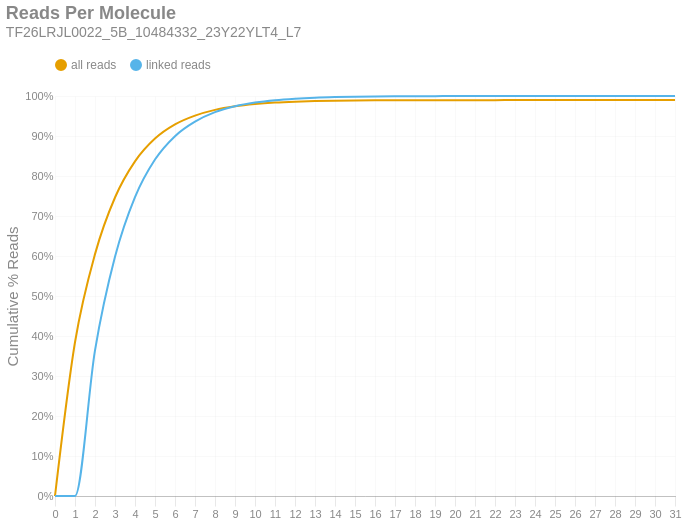

Here is the notebook cell this chart was saved with:
### Markdown cell above
### Reads per Molecule
This chart shows the cumulative distribution of the number of reads per linked molecule. That is, how many alignments are associated with a unique molecule. This excludes the number of reads associated with invalid or absent linked-read barcodes. The `linked` histogram is the percentages recalculated when disregarding singletons.

### Code cell
if SKIPLR:
    print_html(f"Skipped")
else:
    counts = np.bincount(valids['reads'].cast(pl.Int64).to_numpy())
    weighted = counts * np.arange(len(counts))
    all_perc = weighted / n_reads
    linked_perc = weighted / n_linked_reads
    linked_perc[1] = 0
    binned_df = pl.DataFrame({
        'readsper': list(range(len(counts))),
        'all reads (cumsum)': np.cumsum(all_perc).tolist(),
        'linked reads (cumsum)': np.cumsum(linked_perc).tolist(),
    })

    with SafeRender(binned_df):
        (
            density_plot(binned_df, 'Reads Per Molecule', samplename, 'readspmol')
            .encode(
                x=alt.X('readsper:O', title=None).axis(labelAngle=0).scale(padding=0),
                y=alt.Y('value:Q', title='Cumulative % Reads').axis(format='%').stack(False),
                color=alt.Color("key:N").scale(domain=["all reads", "linked reads"]),
                tooltip=[
                    alt.Tooltip("key:N", title="Data Type"),
                    alt.Tooltip("readsper:O", title="Reads Per Molecule"),
                    alt.Tooltip("value:Q", format=".2%", title="% Reads (Cum.)")
                ]            
            )
        ).display()

### Figure 1 — Vega-Lite specification as saved in the notebook (floating-point values rounded to 4 significant figures)
{"width": "container", "height": 400, "config": {"title": {"anchor": "start", "dy": -15, "fontSize": 18, "color": "#888888", "subtitleColor": "#888888", "subtitleFontSize": 14}, "arc": {"fill": "#0072B2"}, "axis": {"domainColor": "#888888", "domainWidth": 0.5, "gridWidth": 0.2, "grid": false, "titleFontWeight": 400, "titleFontSize": 15, "labelFontSize": 11, "labelColor": "#888888", "tickColor": "#888888", "tickWidth": 0.2, "titleColor": "#888888"}, "axisBand": {"grid": false}, "axisX": {"grid": true, "tickSize": 10, "domainCap": "round"}, "axisY": {"domain": false, "grid": true, "tickSize": 0, "domainCap": "round"}, "background": "transparent", "header": {"labelFontSize": 15, "labelColor": "#888888", "titleFontSize": 15, "titleFontWeight": 600, "titleColor": "#888888"}, "legend": {"labelFont": "sans-serif", "labelFontSize": 12, "labelColor": "#888888", "symbolSize": 100, "symbolType": "circle", "titleFontSize": 12, "titlePadding": 10, "titleColor": "#888888", "title": null, "orient": "top"}, "range": {"category": ["#E69F00", "#56B4E9", "#009E73", "#F0E442", "#0072B2", "#D55E00", "#CC79A7", "#000000"], "diverging": ["#cfe8f3", "#a2d4ec", "#73bfe2", "#46abdb", "#1696d2", "#12719e"]}, "area": {"fill": "#0072B2", "fillOpacity": 0.7, "line": true, "strokeOpacity": 0.7}, "line": {"color": "#0072B2", "stroke": "#0072B2", "strokeWidth": 2}, "trail": {"color": "#0072B2", "stroke": "#0072B2", "strokeWidth": 0, "size": 1}, "point": {"filled": true, "fillOpacity": 1.0, "size": 95}, "text": {"color": "#888888", "fontSize": 11, "align": "right", "fontWeight": 400, "size": 11}, "bar": {"fill": "#0072B2", "stroke": null}, "view": {"stroke": null, "continuousWidth": 660, "continuousHeight": 400}}, "data": {"name": "data-6a09ee58f7f1e70aa7bde92f554043b4"}, "mark": {"type": "line", "interpolate": "monotone", "point": {"opacity": 0, "size": 275}}, "encoding": {"color": {"field": "key", "scale": {"domain": ["all reads", "linked reads"]}, "type": "nominal"}, "tooltip": [{"field": "key", "title": "Data Type", "type": "nominal"}, {"field": "readsper", "title": "Reads Per Molecule", "type": "ordinal"}, {"field": "value", "format": ".2%", "title": "% Reads (Cum.)", "type": "quantitative"}], "x": {"axis": {"labelAngle": 0}, "field": "readsper", "scale": {"padding": 0}, "title": null, "type": "ordinal"}, "y": {"axis": {"format": "%"}, "field": "value", "stack": false, "title": "Cumulative % Reads", "type": "quantitative"}}, "params": [{"name": "param_c36ac31b6afebe62", "select": {"type": "point", "fields": ["key"]}, "bind": "legend"}], "title": {"text": "Reads Per Molecule", "subtitle": "TF26LRJL0022_5B_10484332_23Y22YLT4_L7"}, "transform": [{"fold": ["all reads (cumsum)", "linked reads (cumsum)"]}, {"calculate": "replace(datum.key, ' (cumsum)', '')", "as": "key"}, {"filter": {"param": "param_c36ac31b6afebe62"}}], "usermeta": {"embedOptions": {"downloadFileName": "TF26LRJL0022_5B_10484332_23Y22YLT4_L7.readspmol"}}, "$schema": "https://vega.github.io/schema/vega-lite/v6.4.1.json", "datasets": {"data-6a09ee58f7f1e70aa7bde92f554043b4": [{"readsper": 0, "all reads (cumsum)": 0.0, "linked reads (cumsum)": 0.0}, {"readsper": 1, "all reads (cumsum)": 0.3844, "linked reads (cumsum)": 0.0}, {"readsper": 2, "all reads (cumsum)": 0.6047, "linked reads (cumsum)": 0.364}, {"readsper": 3, "all reads (cumsum)": 0.7463, "linked reads (cumsum)": 0.5978}, {"readsper": 4, "all reads (cumsum)": 0.8366, "linked reads (cumsum)": 0.747}, {"readsper": 5, "all reads (cumsum)": 0.8935, "linked reads (cumsum)": 0.8411}, {"readsper": 6, "all reads (cumsum)": 0.9289, "linked reads (cumsum)": 0.8996}, {"readsper": 7, "all reads (cumsum)": 0.9509, "linked reads (cumsum)": 0.9358}, {"readsper": 8, "all reads (cumsum)": 0.9653, "linked reads (cumsum)": 0.9596}, {"readsper": 9, "all reads (cumsum)": 0.9741, "linked reads (cumsum)": 0.9742}, {"readsper": 10, "all reads (cumsum)": 0.9798, "linked reads (cumsum)": 0.9836}, {"readsper": 11, "all reads (cumsum)": 0.9834, "linked reads (cumsum)": 0.9896}, {"readsper": 12, "all reads (cumsum)": 0.9857, "linked reads (cumsum)": 0.9934}, {"readsper": 13, "all reads (cumsum)": 0.9872, "linked reads (cumsum)": 0.9958}, {"readsper": 14, "all reads (cumsum)": 0.9881, "linked reads (cumsum)": 0.9973}, {"readsper": 15, "all reads (cumsum)": 0.9887, "linked reads (cumsum)": 0.9983}, {"readsper": 16, "all reads (cumsum)": 0.9891, "linked reads (cumsum)": 0.9989}, {"readsper": 17, "all reads (cumsum)": 0.9893, "linked reads (cumsum)": 0.9992}, {"readsper": 18, "all reads (cumsum)": 0.9895, "linked reads (cumsum)": 0.9995}, {"readsper": 19, "all reads (cumsum)": 0.9895, "linked reads (cumsum)": 0.9997}, {"readsper": 20, "all reads (cumsum)": 0.9896, "linked reads (cumsum)": 0.9998}, {"readsper": 21, "all reads (cumsum)": 0.9897, "linked reads (cumsum)": 0.9998}, {"readsper": 22, "all reads (cumsum)": 0.9897, "linked reads (cumsum)": 0.9999}, {"readsper": 23, "all reads (cumsum)": 0.9897, "linked reads (cumsum)": 0.9999}, {"readsper": 24, "all reads (cumsum)": 0.9897, "linked reads (cumsum)": 0.9999}, {"readsper": 25, "all reads (cumsum)": 0.9897, "linked reads (cumsum)": 1.0}, {"readsper": 26, "all reads (cumsum)": 0.9897, "linked reads (cumsum)": 1.0}, {"readsper": 27, "all reads (cumsum)": 0.9897, "linked reads (cumsum)": 1.0}, {"readsper": 28, "all reads (cumsum)": 0.9897, "linked reads (cumsum)": 1.0}, {"readsper": 29, "all reads (cumsum)": 0.9897, "linked reads (cumsum)": 1.0}, {"readsper": 30, "all reads (cumsum)": 0.9897, "linked reads (cumsum)": 1.0}, {"readsper": 31, "all reads (cumsum)": 0.9897, "linked reads (cumsum)": 1.0}]}}
